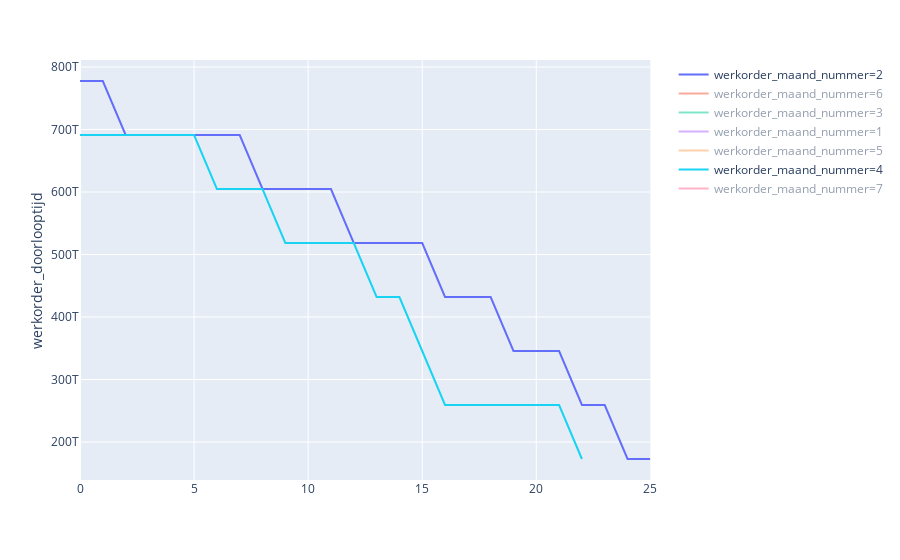

Notebook cell for this chart:
### Code cell
fig = px.line(werkorder_df.sort_values("werkorder_doorlooptijd", ascending=False),  y="werkorder_doorlooptijd", color='werkorder_maand_nummer')
fig.
fig.show()
